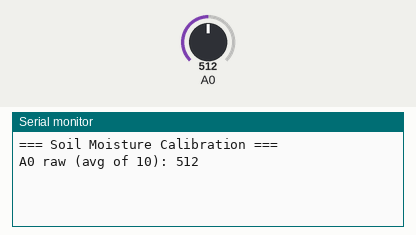
A sketch run on a simulated ESP8266 (NodeMCU). Shown: the last lines printed to the serial monitor. The inputs (shaded band) are chosen by the test bench; at power-on: A0 = 512.

Above: at 1.2 s.
1.3 s: A0 set to 716
At 2.7 s:
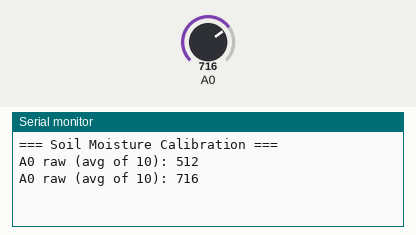
2.8 s: A0 set to 900
At 5.7 s:
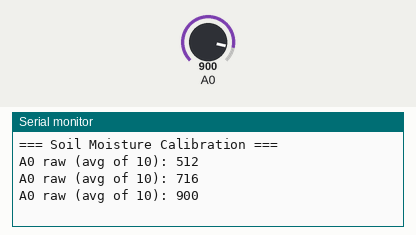
Timing chart, 0 to 7.2 s (numbered marks = the images above; inputs shaded):
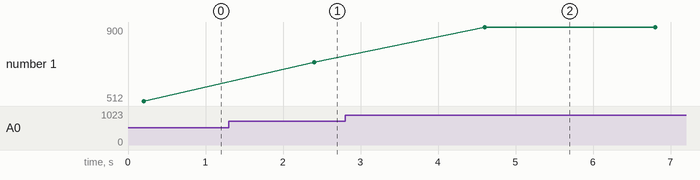

Measured:
- after the input at 1.3 s, the serial monitor: prints a new line after 1.1 s (image 1)
- after the input at 2.8 s, the serial monitor: prints a new line after 1.8 s (image 2)
- plotted number 1: 512 → 716 after the input at 1.3 s, 716 → 900 after the input at 2.8 s

The sketch:

calibration_test.ino
```cpp
// Minimal soil moisture calibration sketch for NodeMCU ESP8266
// Reads A0 every 2 seconds and prints to serial. No WiFi needed.

#define SENSOR_POWER_PIN D5  // GPIO14

void setup() {
  Serial.begin(115200);
  Serial.println();
  Serial.println("=== Soil Moisture Calibration ===");

  pinMode(SENSOR_POWER_PIN, OUTPUT);
}

void loop() {
  // Power on sensor
  digitalWrite(SENSOR_POWER_PIN, HIGH);
  delay(100);

  // Read 10 samples
  int sum = 0;
  for (int i = 0; i < 10; i++) {
    sum += analogRead(A0);
    delay(10);
  }
  int avg = sum / 10;

  // Power off sensor
  digitalWrite(SENSOR_POWER_PIN, LOW);

  Serial.printf("A0 raw (avg of 10): %d\n", avg);
  delay(2000);
}
```
